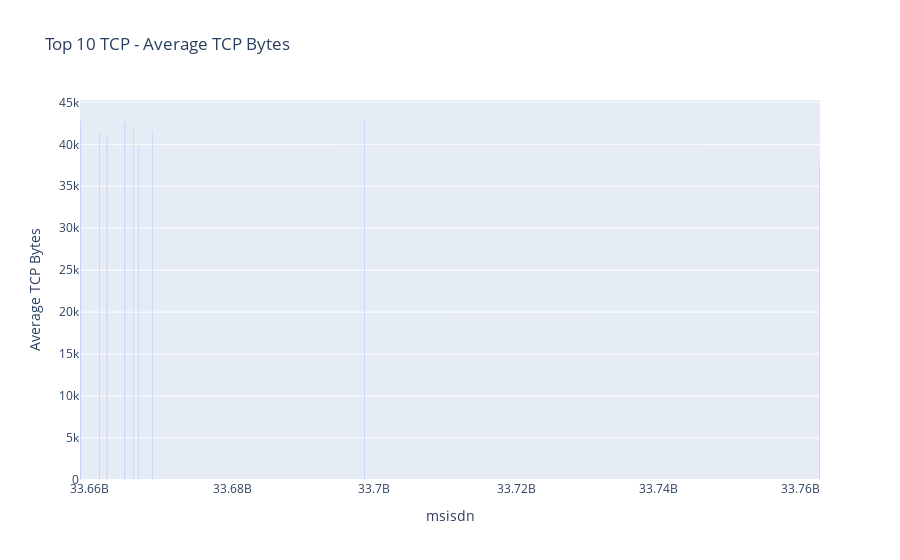
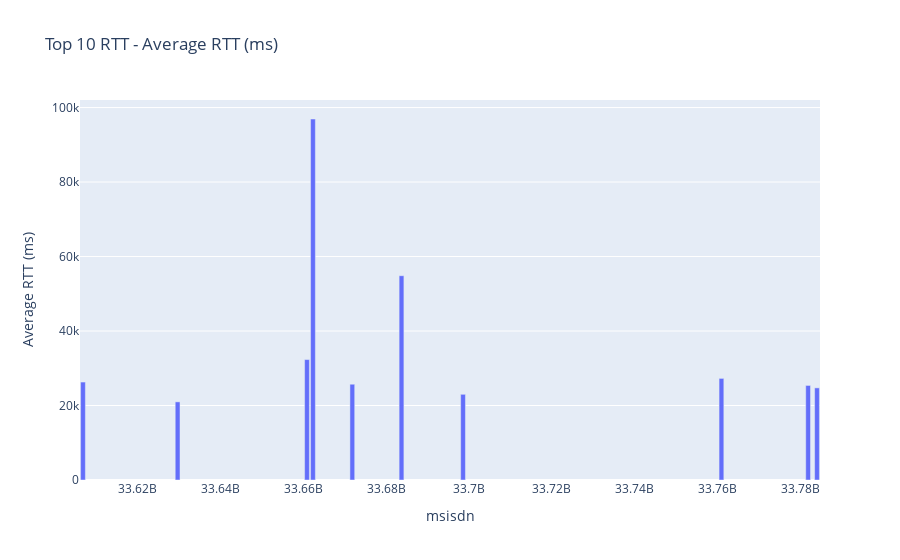
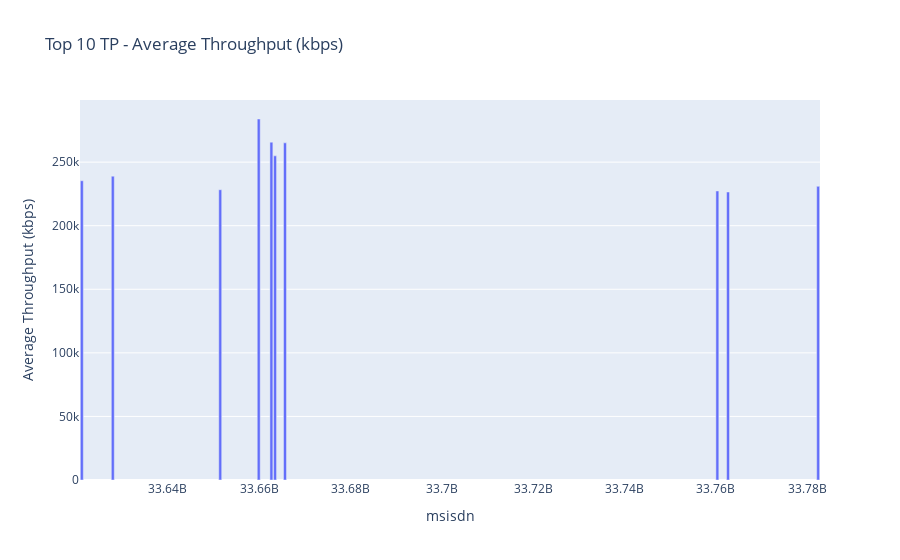

The notebook cell saved with these charts, in order:
### Code cell
# Function to adjust y-values
def adjust_y_values(value):
    return value / 1e3  # Dividing by a smaller number to increase the height

# Top 10 TCP
top_10_tcp = avg_tcp_retran.sort_values(by=["avg_tcp(bytes)"], ascending=False).head(10)

# Adjust y-values
top_10_tcp['avg_tcp(bytes)'] = top_10_tcp['avg_tcp(bytes)']/1e5

fig_tcp = px.bar(top_10_tcp, x=top_10_tcp.index, y='avg_tcp(bytes)',
                 labels={'avg_tcp(bytes)': 'Average TCP Bytes'},
                 title='Top 10 TCP - Average TCP Bytes')
fig_tcp.update_layout(bargap=0.2)  # Adjust the bargap as needed
fig_tcp.show()

# Top 10 RTT
top_10_rtt = avg_rtt.sort_values(by=["avg_rtt(ms)"], ascending=False).head(10)

fig_rtt = px.bar(top_10_rtt, x=top_10_rtt.index, y='avg_rtt(ms)',
                 labels={'avg_rtt(ms)': 'Average RTT (ms)'},
                 title='Top 10 RTT - Average RTT (ms)')
fig_rtt.update_layout(bargap=0.2)  # Adjust the bargap as needed
fig_rtt.show()

# Top 10 TP
top_10_tp = avg_tp.sort_values(by=["avg_tp(kbps)"], ascending=False).head(10)

fig_tp = px.bar(top_10_tp, x=top_10_tp.index, y='avg_tp(kbps)',
                labels={'avg_tp(kbps)': 'Average Throughput (kbps)'},
                title='Top 10 TP - Average Throughput (kbps)')
fig_tp.update_layout(bargap=0.2)  # Adjust the bargap as needed
fig_tp.show()

### Figure 1 — Plotly figure (JSON) as saved in the notebook; plotly's stock layout.template omitted (floating-point values rounded to 4 significant figures)
{"data": [{"alignmentgroup": "True", "hovertemplate": "msisdn=%{x}<br>Average TCP Bytes=%{y}<extra></extra>", "legendgroup": "", "marker": {"color": "#636efa", "pattern": {"shape": ""}}, "name": "", "offsetgroup": "", "orientation": "v", "showlegend": false, "textposition": "auto", "type": "bar", "x": [33698575965, 33658706088, 33664907178, 33658633234, 33666125485, 33668768421, 33661305358, 33662396708, 33666824231, 33762643398], "xaxis": "x", "y": [43010.0, 42880.0, 42690.0, 42550.0, 42110.0, 41670.0, 41380.0, 41180.0, 39680.0, 37870.0], "yaxis": "y"}], "layout": {"bargap": 0.2, "barmode": "relative", "legend": {"tracegroupgap": 0}, "title": {"text": "Top 10 TCP - Average TCP Bytes"}, "xaxis": {"anchor": "y", "domain": [0, 1], "title": {"text": "msisdn"}}, "yaxis": {"anchor": "x", "domain": [0, 1], "title": {"text": "Average TCP Bytes"}}}}

### Figure 2 — Plotly figure (JSON) as saved in the notebook; plotly's stock layout.template omitted (floating-point values rounded to 4 significant figures)
{"data": [{"alignmentgroup": "True", "hovertemplate": "msisdn=%{x}<br>Average RTT (ms)=%{y}<extra></extra>", "legendgroup": "", "marker": {"color": "#636efa", "pattern": {"shape": ""}}, "name": "", "offsetgroup": "", "orientation": "v", "showlegend": false, "textposition": "auto", "type": "bar", "x": [33662317023, 33683692867, 33660874265, 33760941100, 33606788933, 33671816754, 33781865588, 33784013667, 33698551167, 33629634832], "xaxis": "x", "y": [96924, 54848, 32335, 27278, 26300, 25715, 25388, 24738, 23010.0, 20980], "yaxis": "y"}], "layout": {"bargap": 0.2, "barmode": "relative", "legend": {"tracegroupgap": 0}, "title": {"text": "Top 10 RTT - Average RTT (ms)"}, "xaxis": {"anchor": "y", "domain": [0, 1], "title": {"text": "msisdn"}}, "yaxis": {"anchor": "x", "domain": [0, 1], "title": {"text": "Average RTT (ms)"}}}}

### Figure 3 — Plotly figure (JSON) as saved in the notebook; plotly's stock layout.template omitted (floating-point values rounded to 4 significant figures)
{"data": [{"alignmentgroup": "True", "hovertemplate": "msisdn=%{x}<br>Average Throughput (kbps)=%{y}<extra></extra>", "legendgroup": "", "marker": {"color": "#636efa", "pattern": {"shape": ""}}, "name": "", "offsetgroup": "", "orientation": "v", "showlegend": false, "textposition": "auto", "type": "bar", "x": [33659907570, 33662681056, 33665658364, 33663487108, 33627953865, 33621176428, 33782399167, 33651479599, 33760327549, 33762670789], "xaxis": "x", "y": [283931, 265724, 265200.0, 254950, 238982, 235365, 230982, 228303, 227334, 226505], "yaxis": "y"}], "layout": {"bargap": 0.2, "barmode": "relative", "legend": {"tracegroupgap": 0}, "title": {"text": "Top 10 TP - Average Throughput (kbps)"}, "xaxis": {"anchor": "y", "domain": [0, 1], "title": {"text": "msisdn"}}, "yaxis": {"anchor": "x", "domain": [0, 1], "title": {"text": "Average Throughput (kbps)"}}}}
